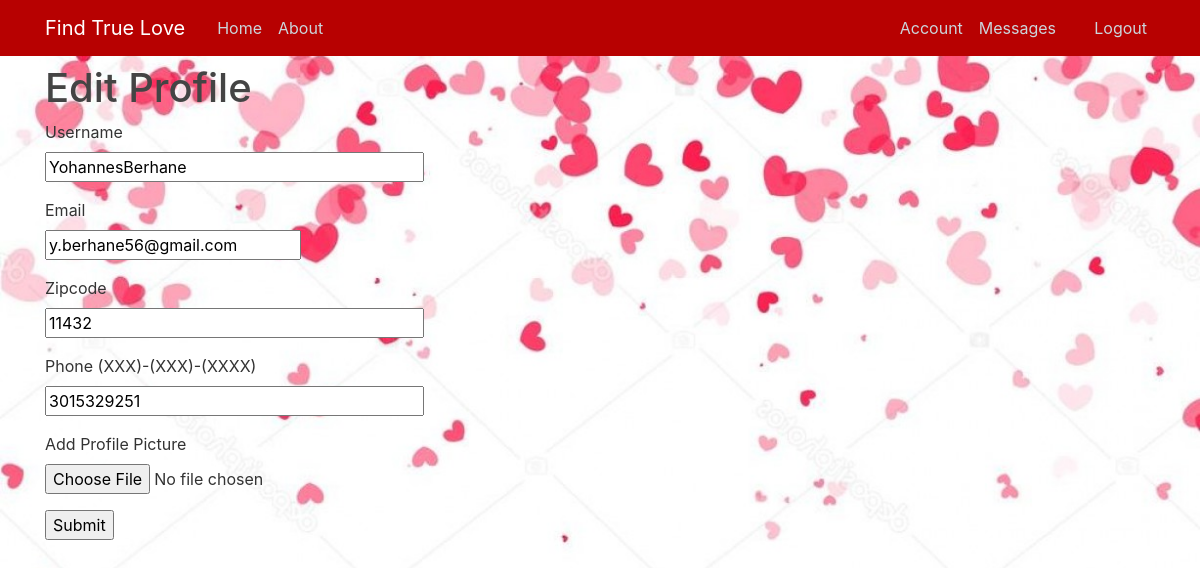
The app's page /edit_profile (signed in) with its own data.
### dating/models.py (models this page shows, shortened)
class User(db.Model, UserMixin):  #This class defines several fields as class variables.
    __tablename__ = 'users'
    id = db.Column(db.Integer, autoincrement=True, primary_key=True)
    firstname = db.Column(db.String(100), nullable=False)
    lastname = db.Column(db.String(100), nullable=False)
    email = db.Column(db.String(100), nullable=False, unique=True)
    username = db.Column(db.String(100), nullable=False)
    password = db.Column(db.String(100), nullable=False)
    date_of_birth = db.Column(db.String(100), nullable=False)
    gender = db.Column(db.Enum('M', 'F'))
    zipcode = db.Column(db.String(100), nullable=False)
    phone = db.Column(db.String(100), nullable=False)
    image_file = db.Column(db.String(20), nullable=True, default='default.jpg')
    messages_sent = db.relationship('Message',
                                    foreign_keys='Message.sender_id',
                                    backref='sender', lazy='dynamic')
    messages_received = db.relationship('Message',
                                        foreign_keys='Message.recipient_id',
                                        backref='recipient', lazy='dynamic')
    last_message_read_time = db.Column(db.DateTime)
    notifications = db.relationship('Notification', backref='user',
                                    lazy='dynamic')
    def new_messages(self):
        last_read_time = self.last_message_read_time or datetime(1900, 1, 1)
        return Message.query.filter_by(recipient=self).filter(
            Message.timestamp > last_read_time).count()

### dating/routes.py (the view)
@app.route('/edit_profile', methods=['GET', 'POST'])
@login_required
def edit_profile():
    form = EditProfileForm()
    if form.validate_on_submit():
        if form.profilepic.data:
            picture_file = save_picture(form.profilepic.data)
            current_user.image_file = picture_file
        current_user.username = form.username.data
        current_user.email = form.email.data
        current_user.zipcode = form.zipcode.data
        current_user.phone = form.phone.data
        db.session.commit()
        flash('Your changes have been saved.')
        return redirect(url_for('account'))
    elif request.method == 'GET':
        form.username.data = current_user.username
        form.email.data = current_user.email
        form.zipcode.data = current_user.zipcode
        form.phone.data = current_user.phone
        flash('Your photo has been uploaded! It is now your profile pic', 'success')
    image_file = url_for('static', filename='profilepics/' + current_user.image_file)
    return render_template('profileform.html', title='Edit Profile', form=form, image_file=image_file)

### dating/forms.py
class EditProfileForm(FlaskForm):
    username = StringField('Username', validators=[DataRequired(), Length(min = 2, max = 20)])
    email = StringField('Email', validators = [DataRequired(), Email()])
    zipcode = StringField('Zipcode', validators=[DataRequired(), Length(min = 2, max = 5)] )
    phone = StringField('Phone (XXX)-(XXX)-(XXXX)', validators=[DataRequired(), Length(min = 10, max = 12)] )
    profilepic = FileField('Add Profile Picture', validators=[FileAllowed(['jpg', 'png'])])
    submit = SubmitField('Submit')

### dating/models.py (called while the page is built)
@login.user_loader
def load_user(id):
    return User.query.get(int(id))

### dating/templates/profileform.html (shortened to what this page needs)
{% extends "layout.html" %}
{% block content %}
    <div class="container">
      <h1>Edit Profile</h1>
        <form action="" method="post" enctype="multipart/form-data">
          <div>
            <p>
                {{ form.username.label }}<br>
                {{ form.username(size=32) }}<br>
            </p>
            <p>
                {{ form.email.label }}<br>
                {{ form.email(cols=50, rows=4) }}<br>
            </p>
            <p>
                {{ form.zipcode.label }}<br>
                {{ form.zipcode(size=32) }}<br>
            </p>
            <p>
                {{ form.phone.label }}<br>
                {{ form.phone(size=32) }}<br>
            </p>
            <div class="form-group">
              {{ form.profilepic.label() }}
              {{ form.profilepic(class="form-control-file") }}
            </div>
          </div>
          <p>{{ form.submit() }}</p
        </form>
      </div>
{% endblock %}

### dating/static/card-stack.css (style rules this page uses)
body { font-family: 'Roboto', sans-serif; font-size: 12px; margin: 0 15px; }
h1, h2, h3 { margin: 0; }
h1 { font-size: 32px; font-weight: 400; }
body { overflow-x: hidden; }

### dating/static/main.css (style rules this page uses)
body { background: #fafafa; color: #333333; margin-top: 4rem; background-image: url(background.jpg); background-position: center; background-repeat: no-repeat; background-size: cover; }
h1, h2, h3, h4, h5, h6 { color: #444444; }

### records on screen
User: username "YohannesBerhane", email "y.berhane56@gmail.com", zipcode "11432", phone "3015329251"
